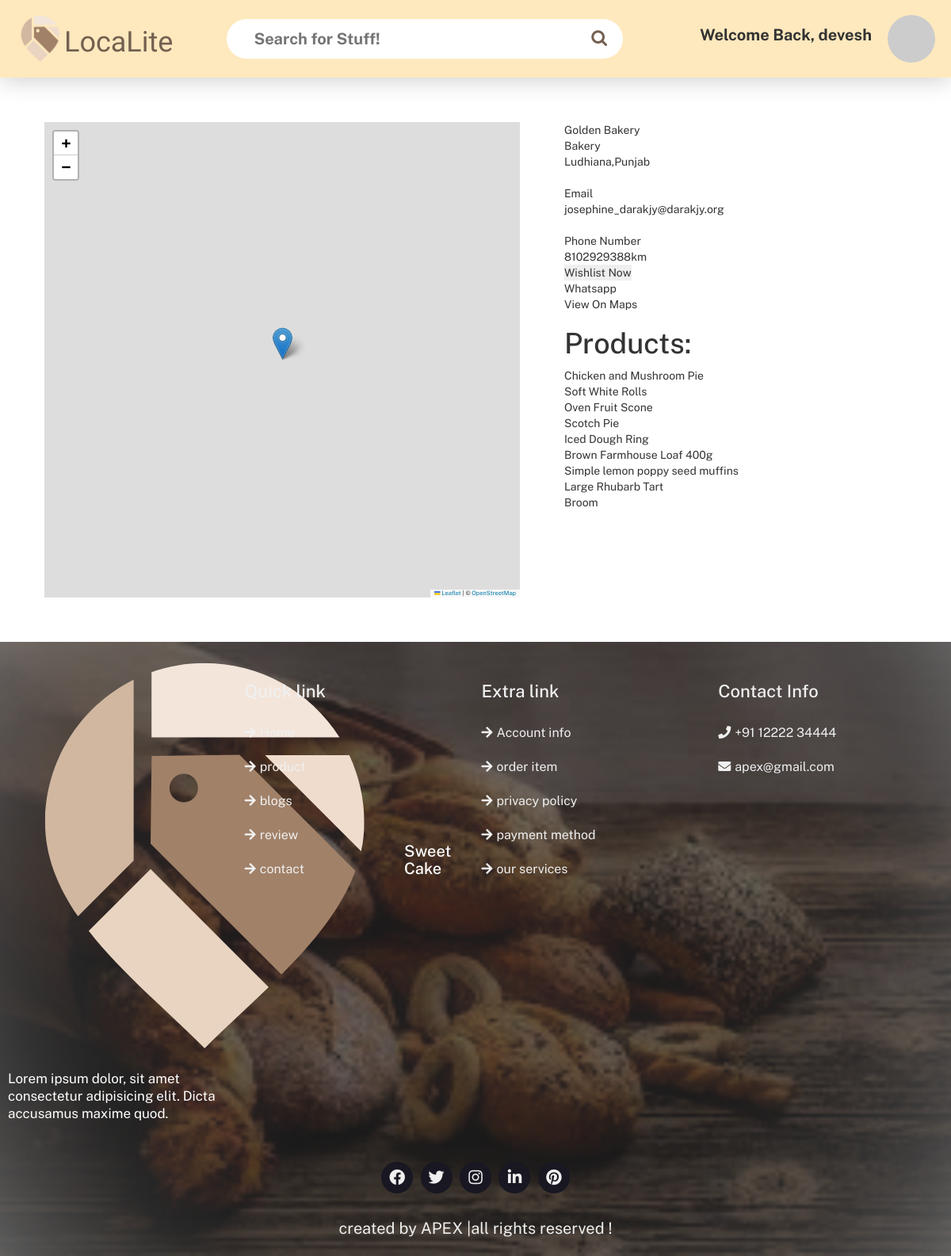
Screenshot of /shop/josephine_darakjy@darakjy.org (signed in) with the database file from the repository.
### src/main.py (models this page shows, shortened)
class Seller(db.Model):
    __tablename__ = 'sellers'
    email = db.Column(db.String(100),unique=True,primary_key=True,nullable=False)
    name = db.Column(db.String(100),nullable=False)
    password = db.Column(db.String(100),nullable=False)
    latitude = db.Column(db.String(100),nullable=False)
    longitude = db.Column(db.String(100),nullable=False)
    shop_state = db.Column(db.String(100),nullable=False)
    shop_city = db.Column(db.String(100),nullable=False)
    shop_name = db.Column(db.String(100),nullable=False)
    phone = db.Column(db.String(100),nullable=False)
    category = db.Column(db.String(100),nullable=False)
    products = db.relationship('Product',backref='sellers',lazy=True)
    notification = db.Column(db.String(4096))
    item_request = db.Column(db.String(4096))
    views = db.Column(db.Integer)

class Product(db.Model):
    __tablename__ = 'products'
    id= db.Column(db.Integer,primary_key=True,unique=True,nullable=False)
    identifier= db.Column(db.Integer,nullable=False)
    shop = db.Column(db.String(100),db.ForeignKey('sellers.email'),nullable=False)
    name = db.Column(db.String(100),nullable=False)
    price = db.Column(db.Float, nullable=False)
    image = db.Column(db.String(100),nullable=False)
    stock = db.Column(db.Integer)
    tags = db.Column(db.String(200))
    category = db.Column(db.String(200))
    description = db.Column(db.String(512))
    stock_over_time = db.Column(db.String(256),nullable=False)
    review = db.Column(db.Float,nullable=False)

### src/main.py (the view)
@app.route("/shop/<shp>",methods=["GET", "POST"])
def shop(shp):
    shop = Seller.query.filter_by(email=shp).first()
    products = Product.query.filter_by(shop=shop.email)
    return render_template('shop.html',username=session['name'],shop=shop,products=products)

### src/templates/shop.html (shortened to what this page needs)
<!DOCTYPE html>
<html lang="en">
<head>
    <link rel="stylesheet" href="{{ url_for('static',filename='style_product.css') }}">
    <link rel="stylesheet" href="https://unpkg.com/swiper/swiper-bundle.min.css" />
    <link rel="stylesheet" href="https://cdnjs.cloudflare.com/ajax/libs/font-awesome/5.15.4/css/all.min.css">
    <link rel="stylesheet" href="https://cdnjs.cloudflare.com/ajax/libs/font-awesome/4.7.0/css/font-awesome.min.css">
    <link rel="stylesheet" href="https://maxcdn.bootstrapcdn.com/bootstrap/3.3.7/css/bootstrap.min.css">
    <link rel="stylesheet" href="https://maxcdn.bootstrapcdn.com/font-awesome/4.7.0/css/font-awesome.min.css">
    <link rel="stylesheet" href="https://unpkg.com/leaflet@1.9.3/dist/leaflet.css"
/>
    <link rel="stylesheet" href="https://cdn.jsdelivr.net/npm/swiper@8/swiper-bundle.min.js">
</head>
<body>
    <header class="header">
        <div class="logoContent">
            <img src="/static/res/Logo.png" alt="1" height="60px" width="60px">
            <h1 class="logoName">LocaLite</h1>
        </div>
        <div class="search-bar">
            <form action="" id="searchQuery">
                <input type="text" placeholder=" Search for Stuff!" id = "search_Feild" onclick="displaySearchItems()" onblur="HideDisplaySearchItems()">
            </form>
            <i class="fa fa-search" aria-hidden="true"></i>
        </div>
        <div class="userWelcome" >
            <p id = "username" >
            Welcome Back, {{ username }}
            </p>
            <img src="https://i.pravatar.cc/60" alt="" onclick="location.reload()">
        </div>
    </header>
    <section class="product">
        <div class="productImages">
            <div id="mapWrapper" class="productImage">
            </div>
        </div>
        <div class="productDetail">
            <div class="productDescription">
                <main-heading id = "productName">{{ shop.shop_name }}</main-heading>
                <main-heading >{{ shop.category }}</main-heading>
                <product-description>{{ shop.shop_city }},{{ shop.shop_state }}</product-description>
                <br>
                <heading>Email</heading>
                <value>{{ shop.email }}</value>
                <br>
                <heading>Phone Number</heading>
                <value>{{ shop.phone }}km</value>
                <form method="post" action="#">
                <button type="submit">Wishlist Now</button>
                </form>
                <button id = "Whatsapp" onclick="window.location.href = 'https://wa.me/+91' + {{ shop.phone }}"> Whatsapp </button>
                <button id = "Whatsapp" onclick="window.location.href = 'https://maps.google.com/?q={{ shop.latitude }},{{ shop.longitude }}' + {{ shop.phone }}"> View On Maps </button>
                <h1>Products:</h1>
                {% for product in products %}
                {{ product.name }}
                <br>
                {% endfor %}
            </div>
        </div>
    </section>
    <footer class="footer" id="contact">
        <div class="box-container">
            <div class="mainBox">
                <div class="content">
                    <a href="#"><img src="/static/res/logo.png" alt=""></a>
                    <h1 class="logoName" style="color: white;"> Sweet Cake </h1>
                </div>
                <p style="color: white;">Lorem ipsum dolor, sit amet consectetur adipisicing elit. Dicta accusamus
                    maxime quod.</p>
            </div>
            <div class="box">
                <h3>Quick link</h3>
                <a href="#"> <i class="fas fa-arrow-right"></i>Home</a>
                <a href="#"> <i class="fas fa-arrow-right"></i>product</a>
                <a href="#"> <i class="fas fa-arrow-right"></i>blogs</a>
                <a href="#"> <i class="fas fa-arrow-right"></i>review</a>
                <a href="#"> <i class="fas fa-arrow-right"></i>contact</a>
            </div>
            <div class="box">
                <h3>Extra link</h3>
                <a href="#"> <i class="fas fa-arrow-right"></i>Account info</a>
                <a href="#"> <i class="fas fa-arrow-right"></i>order item</a>
                <a href="#"> <i class="fas fa-arrow-right"></i>privacy policy</a>
                <a href="#"> <i class="fas fa-arrow-right"></i>payment method</a>
                <a href="#"> <i class="fas fa-arrow-right"></i>our services</a>
            </div>
            <div class="box">
                <h3>Contact Info</h3>
                <a href="#"> <i class="fas fa-phone"></i>+91 12222 34444</a>
                <a href="#"> <i class="fas fa-envelope"></i>apex@gmail.com</a>
            </div>
        </div>
        <div class="share">
            <a href="#" class="fab fa-facebook-f"></a>
            <a href="#" class="fab fa-twitter"></a>
            <a href="#" class="fab fa-instagram"></a>
            <a href="#" class="fab fa-linkedin"></a>
            <a href="#" class="fab fa-pinterest"></a>
        </div>
        <div class="credit">
            created by <span>APEX</span> |all rights reserved !
        </div>
    </footer>
</body>
</html>

### src/static/style_product.css (style rules this page uses)
:root { --black: #181722; --white: #f0f0f0; --box-shadow: 0px 4px 4px rgba(0, 0, 0, 0.25); --beige: rgb(254, 233, 190); --dark-beige: rgb(189, 161, 105); --darker-beige: #a7816a; }
* { font-family:'Public Sans', sans-serif; margin: 0; padding: 0; box-sizing: border-box; outline: none; border: none; text-decoration: none; transition: .2s linear; }
html { font-size: 62.5%; overflow-x: hidden; scroll-padding-top: 7rem; scroll-behavior: smooth; }
.header { top: 0; right: 0; left: 0; height: 7em; background-color: var(--beige); display: flex; align-items:center; justify-content:space-between; position: sticky; z-index: 2; box-shadow: 0 0.2em 2em #00000032; }
.header .logoContent { display: flex; align-items: center; }
.header .logoContent img { height: 6rem; width: 6rem; margin-left: 1.5em; }
.header .logoContent .logoName { margin-right: 3rem; color: #746051; font-family: 'Unbounded',sans-serif; }
.header .search-bar { display: flex; align-items: center; }
.header .search-bar #searchQuery input { width:25em; height: 2.5em; border-radius:25px ; font-size: 15pt; font-weight: bolder; padding-left: 1.5em; padding-right: 2.5em; }
.header .search-bar i { position: relative; height: 2.3em; width: 2.8em; border-radius: 25px; font-size: 16pt; left:-2.8em; color:#746051; text-align: center; text-justify: distribute-all-lines; padding-top: 0.6em; }
.header .userWelcome { display: flex; align-items: center; font-weight: bold; font-size: 15pt; margin-right: 1em; }
.header .userWelcome img { margin-left: 1em; border-radius: 50%; }
.product { display: flex; padding:2em; }
.productImages { margin: 2em; display: flex; flex-direction: column; align-items: center; }
.productImage { width: 600px; height: 600px; }
.productDetail { margin: 2em; }
.productDescription { display: flex; flex-direction: column; }
#Whatsapp { width: fit-content; background-color: transparent; }
#mapWrapper { width: 600px; height: 600px; }
.footer { background: url(/static/res/back.png) no-repeat; background-size: cover; background-position: center center; }
.footer .box-container { display: grid; grid-template-columns: repeat(auto-fit, minmax(25rem, 1fr)); gap: 1.5rem; padding: 2rem 1rem; }
.footer .box-container .mainBox .content { display: flex; align-items: center; margin-bottom: 2rem; }
.footer .box-container .mainBox .content h1 { font-size: 2rem; color: var(--black); }
.footer .box-container .mainBox p { font-size: 1.7rem; line-height: 1.3; margin-bottom: 2rem; }
.footer .box-container .box h3 { font-size: 2.2rem; color: var(--white); padding: 1rem 0; }
.footer .box-container .box a { display: block; font-size: 1.6rem; color: var(--white); padding: 1rem 0; }
.footer .box-container .box a i { padding-right: .5rem; color: var(--white); }
.footer .share { padding: 1rem 0; text-align: center; }
.footer .share a { height: 4rem; width: 4rem; line-height: 4rem; font-size: 2rem; color: var(--white); background: var(--black); margin: 0 .3rem; border-radius: 50%; }
.footer .credit { font-size: 2rem; margin-top: 2rem; padding-bottom: 2rem; color: var(--white); text-align: center; }

### rows the page displays
Seller: shop_name "Golden Bakery", category "Bakery", shop_city "Ludhiana", shop_state "Punjab", email "josephine_darakjy@darakjy.org", phone "8102929388"
Product: name "Chicken and Mushroom Pie"
Product: name "Soft White Rolls"
Product: name "Oven Fruit Scone"
Product: name "Scotch Pie"
Product: name "Iced Dough Ring"
Product: name "Brown Farmhouse Loaf 400g"
Product: name "Simple lemon poppy seed muffins"
Product: name "Large Rhubarb Tart"
Product: name "Broom"

### other values shown
{{ username }} "devesh"
